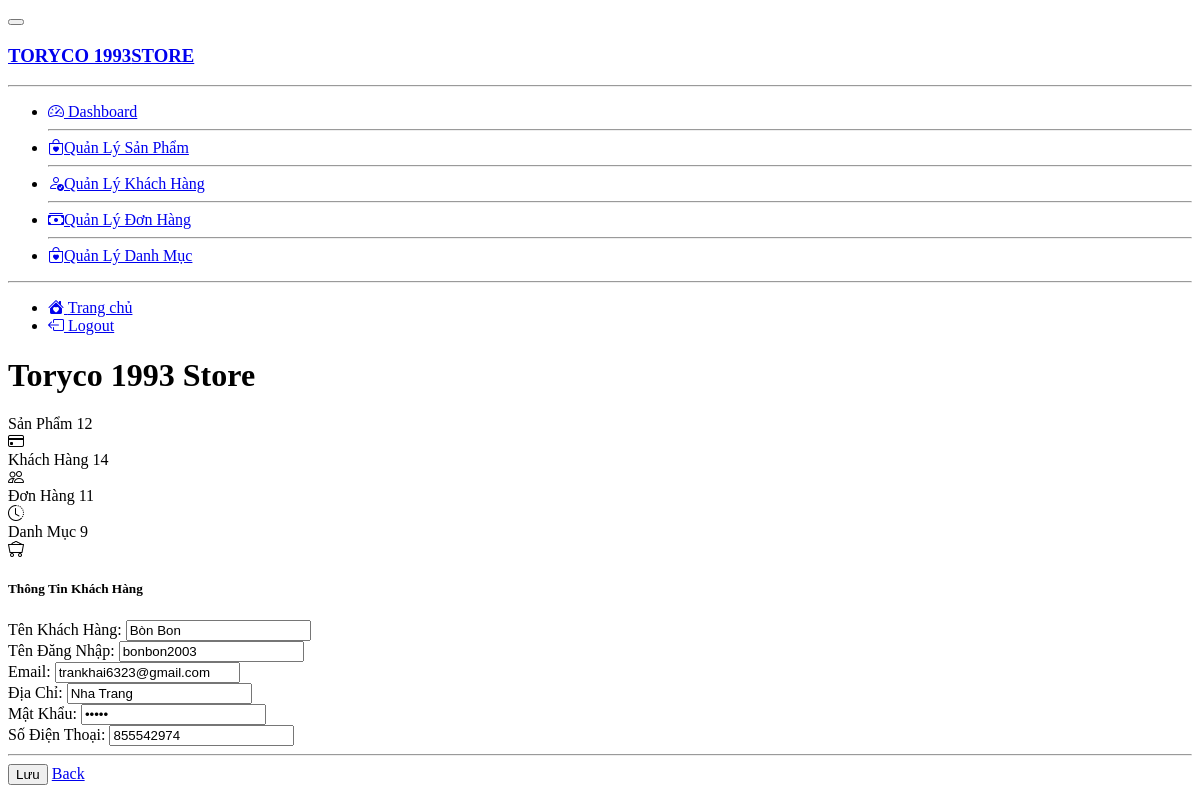
Screenshot of /Admin/user/add.php?id_user=18 with the database file from the repository.
### tables this page shows
CREATE TABLE `user` (
  `id_user` int(11) NOT NULL,
  `fullname` varchar(200) NOT NULL,
  `tendangnhap` varchar(200) NOT NULL,
  `email` varchar(100) NOT NULL,
  `diachi` varchar(200) NOT NULL,
  `matkhau` varchar(100) NOT NULL,
  `dienthoai` int(20) NOT NULL,
  `role` int(11) NOT NULL
);

### Admin/database/dbhelper.php (called while the page is built, shortened)
<?php
function executeSingleResult($sql)
{
	$con = mysqli_connect(HOST, USERNAME, PASSWORD, DATABASE);
  	mysqli_set_charset($con, 'UTF8');
	$result = mysqli_query($con, $sql);
	$row    = mysqli_fetch_array($result, 1);
	return $row;
}

### Admin/user/add.php (the view, shortened to what this page needs)
<?php
require_once('../database/dbhelper.php');
$id_user = $fullname = $tendangnhap = $email = $diachi = $matkhau = $dienthoai = '';
if (isset($_GET['id_user'])) {
    $id_user = $_GET['id_user'];
    $sql = 'select * from user where id_user=' . $id_user;
    $user = executeSingleResult($sql);
    if ($user != null) {
        $fullname = $user['fullname'];
        $tendangnhap = $user['tendangnhap'];
        $email = $user['email'];
        $diachi = $user['diachi'];
        $matkhau = $user['matkhau'];
        $dienthoai = $user['dienthoai'];
    }
}
?>
<!DOCTYPE html>
<html lang="en" >
<head>
  <link rel="stylesheet" href="../css/style.css">
  <link href="https://cdn.jsdelivr.net/npm/@sweetalert2/theme-dark@4/dark.css" rel="stylesheet">
</head>
<body>
<div class="d-flex flex-column flex-lg-row h-lg-full bg-surface-secondary">
    <nav class="navbar show navbar-vertical h-lg-screen navbar-expand-lg px-0 py-3 navbar-light bg-white border-bottom border-bottom-lg-0 border-end-lg" id="navbarVertical">
        <div class="container-fluid">
            <button class="navbar-toggler ms-n2" type="button" data-bs-toggle="collapse" data-bs-target="#sidebarCollapse" aria-controls="sidebarCollapse" aria-expanded="false" aria-label="Toggle navigation">
            </button>
            <a class="navbar-brand py-lg-2 mb-lg-5 px-lg-6 me-0" href="#">
                <h3 class="text-success"><span class="text-info">TORYCO 1993</span>STORE</h3>
            </a>
            <hr class="navbar-divider my-18 opacity-20">
            <div class="collapse navbar-collapse" id="sidebarCollapse">
                <ul class="navbar-nav">
                    <li class="nav-item">
                        <a class="nav-link" href="../index.php">
                            <i class="bi bi-speedometer2"></i> Dashboard
                        </a>
                    </li>
                    <hr class="navbar-divider my-3 opacity-20">
                    <li class="nav-item">
                        <a class="nav-link" href="../product/index.php">
                            <i class="bi bi-bag-heart"></i>Quản Lý Sản Phẩm
                        </a>
                    </li>
                    <hr class="navbar-divider my-3 opacity-20">
                    <li class="nav-item">
                        <a class="nav-link" href="../user/index.php">
                            <i class="bi bi-person-check"></i>Quản Lý Khách Hàng
                        </a>
                    </li>
                    <hr class="navbar-divider my-3 opacity-20">
                    <li class="nav-item">
                        <a class="nav-link" href="../order.php">
                            <i class="bi bi-cash-stack"></i>Quản Lý Đơn Hàng
                        </a>
                    </li>
                    <hr class="navbar-divider my-3 opacity-20">
                    <li class="nav-item">
                        <a class="nav-link" href="../category/index.php">
                            <i class="bi bi-bag-heart"></i>Quản Lý Danh Mục
                        </a>
                    </li>
                </ul>
                <hr class="navbar-divider my-18 opacity-20">
                <ul class="navbar-nav">
                    <li class="nav-item">
                        <a class="nav-link" href="../../index.php">
                            <i class="bi bi-house-heart-fill"></i></i> Trang chủ
                        </a>
                    </li>
                    <li class="nav-item">
                        <a class="nav-link" href="../../logout.php" onclick="return confirm('Are you sure you want to logout?')">
                            <i class="bi bi-box-arrow-left"></i> Logout
                        </a>
                    </li>
                </ul>
            </div>
        </div>
    </nav>
    <div class="h-screen flex-grow-1 overflow-y-lg-auto">
        <header class="bg-surface-primary border-bottom pt-6">
            <div class="container-fluid">
                <div class="mb-npx">
                    <div class="row align-items-center">
                        <div class="col-sm-6 col-12 mb-4 mb-sm-0">
                            <h1 class="h2 mb-0 ls-tight">
                                Toryco 1993 Store</h1>
                        </div>
                    </div>
                </div>
            </div>
        </header>
        <main class="py-6 bg-surface-secondary">
            <div class="container-fluid">
                <div class="row g-6 mb-6">
                    <div class="col-xl-3 col-sm-6 col-12">
                        <div class="card shadow border-0">
                            <div class="card-body">
                                <div class="row">
                                    <div class="col">
                                        <span class="h6 font-semibold text-muted text-sm d-block mb-2">Sản Phẩm</span>
                                        <span class="h3 font-bold mb-0">
                                            <?php
                                        $sql = "SELECT * FROM `product`";
                                        $conn = mysqli_connect(HOST, USERNAME, PASSWORD, DATABASE);
                                        $result = mysqli_query($conn, $sql);
                                        echo '<span>' . mysqli_num_rows($result) . '</span>';
                                        ?>
                                        </span>
                                    </div>
                                    <div class="col-auto">
                                        <div class="icon icon-shape bg-tertiary text-white text-lg rounded-circle">
                                            <i class="bi bi-credit-card"></i>
                                        </div>
                                    </div>
                                </div>
                            </div>
                        </div>
                    </div>
                    <div class="col-xl-3 col-sm-6 col-12">
                        <div class="card shadow border-0">
                            <div class="card-body">
                                <div class="row">
                                    <div class="col">
                                        <span class="h6 font-semibold text-muted text-sm d-block mb-2">Khách Hàng</span>
                                        <span class="h3 font-bold mb-0">
                                            <?php
                                            $sql = "SELECT * FROM `user`";
                                            $conn = mysqli_connect(HOST, USERNAME, PASSWORD, DATABASE);
                                            $result = mysqli_query($conn, $sql);
                                            echo '<span>' . mysqli_num_rows($result) . '</span>';
                                            ?>
                                        </span>
                                    </div>
                                    <div class="col-auto">
                                        <div class="icon icon-shape bg-primary text-white text-lg rounded-circle">
                                            <i class="bi bi-people"></i>
                                        </div>
                                    </div>
                                </div>
                            </div>
                        </div>
                    </div>
                    <div class="col-xl-3 col-sm-6 col-12">
                        <div class="card shadow border-0">
                            <div class="card-body">
                                <div class="row">
                                    <div class="col">
                                        <span class="h6 font-semibold text-muted text-sm d-block mb-2">Đơn Hàng</span>
                                        <span class="h3 font-bold mb-0">
                                            <?php
                                            $sql = "SELECT * FROM `order_details`";
                                            $conn = mysqli_connect(HOST, USERNAME, PASSWORD, DATABASE);
                                            $result = mysqli_query($conn, $sql);
                                            echo '<span>' . mysqli_num_rows($result) . '</span>';
                                            ?>
                                        </span>
                                    </div>
                                    <div class="col-auto">
                                        <div class="icon icon-shape bg-info text-white text-lg rounded-circle">
                                            <i class="bi bi-clock-history"></i>
                                        </div>
                                    </div>
                                </div>
                            </div>
                        </div>
                    </div>
                    <div class="col-xl-3 col-sm-6 col-12">
                        <div class="card shadow border-0">
                            <div class="card-body">
                                <div class="row">
                                    <div class="col">
                                        <span class="h6 font-semibold text-muted text-sm d-block mb-2">Danh Mục</span>
                                        <span class="h3 font-bold mb-0">
                                            <?php
                                            $sql = "SELECT * FROM `category`";
                                            $conn = mysqli_connect(HOST, USERNAME, PASSWORD, DATABASE);
                                            $result = mysqli_query($conn, $sql);
                                            echo '<span>' . mysqli_num_rows($result) . '</span>';
                                            ?>
                                        </span>
                                    </div>
                                    <div class="col-auto">
                                        <div class="icon icon-shape bg-warning text-white text-lg rounded-circle">
                                            <i class="bi bi-minecart-loaded"></i>
                                        </div>
                                    </div>
                                </div>
                            </div>
                        </div>
                    </div>
                </div>
                <div class="card shadow border-0 mb-7">
                    <div class="card-header">
                        <h5 class="mb-0">Thông Tin Khách Hàng</h5>
                    </div>
                    <div class="table-responsive">
                        <table class="table table-hover table-nowrap">
                            <div class="panel-body">
                                <form method="POST" enctype="multipart/form-data">
                                    <div class="form-group">
                                        <label for="name">Tên Khách Hàng:</label>
                                        <input required="true" type="text" class="form-control" id="fullname" name="fullname" value="<?= $fullname ?>">
                                    </div>
                                    <div class="form-group">
                                        <label for="name">Tên Đăng Nhập:</label>
                                        <input required="true" type="text" class="form-control" id="tendangnhap" name="tendangnhap" value="<?= $tendangnhap ?>">
                                    </div>
                                    <div class="form-group">
                                        <label for="name">Email:</label>
                                        <input required="true" type="text" class="form-control" id="email" name="email" value="<?= $email ?>">
                                    </div>
                                    <div class="form-group">
                                        <label for="name">Địa Chỉ:</label>
                                        <input required="true" type="text" class="form-control" id="diachi" name="diachi" value="<?= $diachi ?>">
                                    </div>
                                    <div class="form-group">
                                        <label for="name">Mật Khẩu:</label>
                                        <input required="true" type="password" class="form-control" id="matkhau" name="matkhau" value="<?= $matkhau ?>">
                                    </div>
                                    <div class="form-group">
                                        <label for="name">Số Điện Thoại:</label>
                                        <input required="true" type="text" class="form-control" id="dienthoai" name="dienthoai" value="<?= $dienthoai ?>">
                                    </div>
                                    <hr class="navbar-divider my-3 opacity-20">
                                    <button class="btn btn-success" onclick="addUser()">Lưu</button>
                                    <?php
                                    $previous = "javascript:history.go(-1)";
                                    if (isset($_SERVER['HTTP_REFERER'])) {
                                        $previous = $_SERVER['HTTP_REFERER'];
                                    }
                                    ?>
                                    <a href="<?= $previous ?>" class="btn btn-warning">Back</a>
                                </form>
                            </div>
                        </table>
                    </div>
                </div>
            </div>
        </main>
    </div>
</div>
</body>
</html>

### rows the page displays
user: fullname "Bòn Bon", tendangnhap "bonbon2003", email "trankhai6323@gmail.com", diachi "Nha Trang", dienthoai "855542974"

### other values shown
mysqli_num_rows($result) "12"
mysqli_num_rows($result) "14"
mysqli_num_rows($result) "11"
mysqli_num_rows($result) "9"
